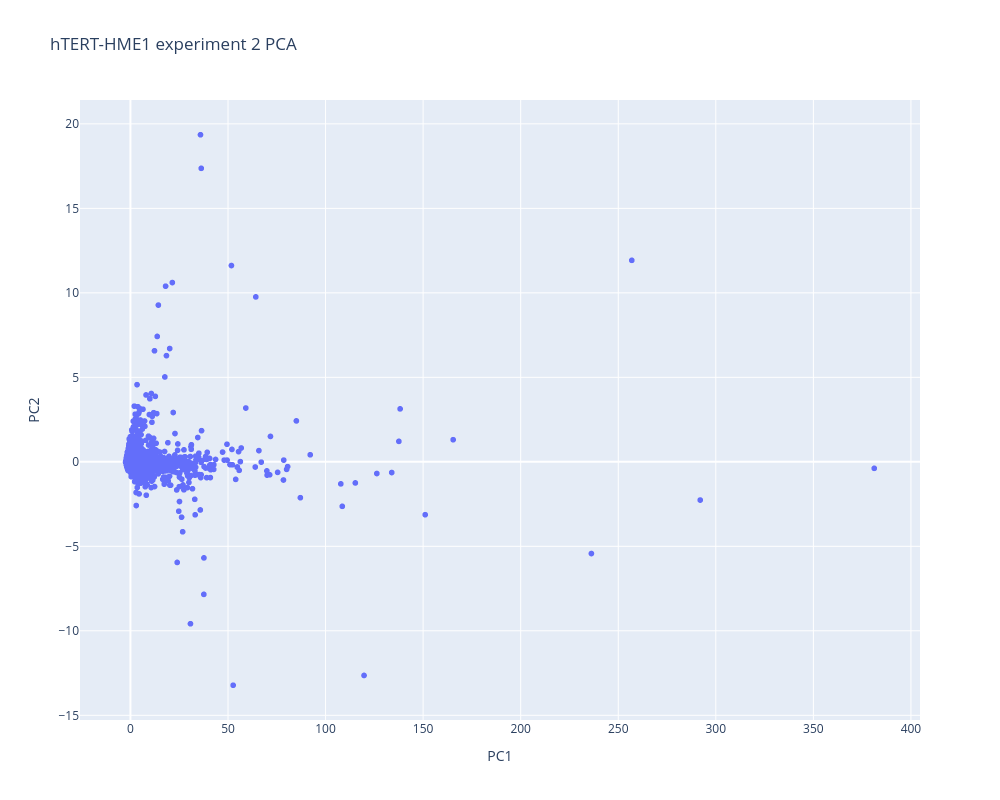
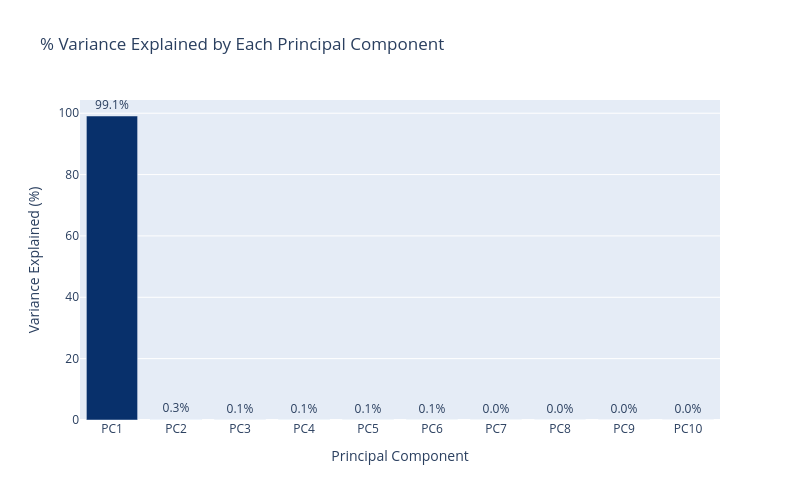

Notebook code cell kept with these figures, in order:
### Code cell
all_data = [df_4reps_pca ]
for data in all_data:
    scaler = StandardScaler()
    standardized_data = scaler.fit_transform(data)

    # Calculate 10 principal components
    pca = PCA(n_components=10)
    principal_components = pca.fit_transform(standardized_data)

    # Create a PCA dataframe for visualization (using only PC1 and PC2)
    pca_df = pd.DataFrame(principal_components[:, :2], columns=["PC1", "PC2"])
    pca_df["Time_Point"] = data.index
    pca_df["Condition"] = pca_df["Time_Point"].str.replace(r'_r\d+$', '', regex=True)
    pca_df["Symbol"] = pca_df["Time_Point"].apply(assign_symbol)

    # --- Plot 1: PCA scatter plot (PC1 vs PC2) ---
    fig_scatter = px.scatter(
        pca_df, x="PC1", y="PC2",
        title="hTERT-HME1 experiment 2 PCA",
        width=1000, height=800
    )  # color="Condition", symbol="Symbol"
    fig_scatter.show()

    # --- Plot 2: Variance explained bar chart ---
    variance_explained = pca.explained_variance_ratio_ * 100  # Convert to percentage
    pc_labels = [f"PC{i+1}" for i in range(len(variance_explained))]

    variance_df = pd.DataFrame({
        "Principal Component": pc_labels,
        "Variance Explained (%)": variance_explained
    })

    fig_var = px.bar(
        variance_df,
        x="Principal Component",
        y="Variance Explained (%)",
        title="% Variance Explained by Each Principal Component",
        text=variance_df["Variance Explained (%)"].round(1).astype(str) + "%",
        width=800, height=500,
        color="Variance Explained (%)",
        color_continuous_scale="Blues"
    )
    fig_var.update_traces(textposition="outside")
    fig_var.update_layout(coloraxis_showscale=False)
    fig_var.show()

    print(data.shape)

### Figure 1 — Plotly figure (JSON) as saved in the notebook; plotly's stock layout.template omitted (floating-point values rounded to 4 significant figures; data arrays with more than 128 entries replaced by an {"elided": "..."} marker saying what was removed)
{"data": [{"hovertemplate": "PC1=%{x}<br>PC2=%{y}<extra></extra>", "legendgroup": "", "marker": {"color": "#636efa", "symbol": "circle"}, "mode": "markers", "name": "", "showlegend": false, "x": {"elided": "13470 float values"}, "xaxis": "x", "y": {"elided": "13470 float values"}, "yaxis": "y", "type": "scattergl"}], "layout": {"xaxis": {"anchor": "y", "domain": [0.0, 1.0], "title": {"text": "PC1"}}, "yaxis": {"anchor": "x", "domain": [0.0, 1.0], "title": {"text": "PC2"}}, "legend": {"tracegroupgap": 0}, "title": {"text": "hTERT-HME1 experiment 2 PCA"}, "height": 800, "width": 1000}}

### Figure 2 — Plotly figure (JSON) as saved in the notebook; plotly's stock layout.template omitted (floating-point values rounded to 4 significant figures)
{"data": [{"alignmentgroup": "True", "hovertemplate": "Principal Component=%{x}<br>Variance Explained (%)=%{marker.color}<br>text=%{text}<extra></extra>", "legendgroup": "", "marker": {"color": [99.09, 0.3293, 0.128, 0.09528, 0.07651, 0.05525, 0.03187, 0.02301, 0.01824, 0.01476], "coloraxis": "coloraxis", "pattern": {"shape": ""}}, "name": "", "offsetgroup": "", "orientation": "v", "showlegend": false, "text": ["99.1%", "0.3%", "0.1%", "0.1%", "0.1%", "0.1%", "0.0%", "0.0%", "0.0%", "0.0%"], "textposition": "outside", "x": ["PC1", "PC2", "PC3", "PC4", "PC5", "PC6", "PC7", "PC8", "PC9", "PC10"], "xaxis": "x", "y": [99.09, 0.3293, 0.128, 0.09528, 0.07651, 0.05525, 0.03187, 0.02301, 0.01824, 0.01476], "yaxis": "y", "type": "bar"}], "layout": {"xaxis": {"anchor": "y", "domain": [0.0, 1.0], "title": {"text": "Principal Component"}}, "yaxis": {"anchor": "x", "domain": [0.0, 1.0], "title": {"text": "Variance Explained (%)"}}, "coloraxis": {"colorbar": {"title": {"text": "Variance Explained (%)"}}, "colorscale": [[0.0, "rgb(247,251,255)"], [0.125, "rgb(222,235,247)"], [0.25, "rgb(198,219,239)"], [0.375, "rgb(158,202,225)"], [0.5, "rgb(107,174,214)"], [0.625, "rgb(66,146,198)"], [0.75, "rgb(33,113,181)"], [0.875, "rgb(8,81,156)"], [1.0, "rgb(8,48,107)"]], "showscale": false}, "legend": {"tracegroupgap": 0}, "title": {"text": "% Variance Explained by Each Principal Component"}, "barmode": "relative", "height": 500, "width": 800}}
